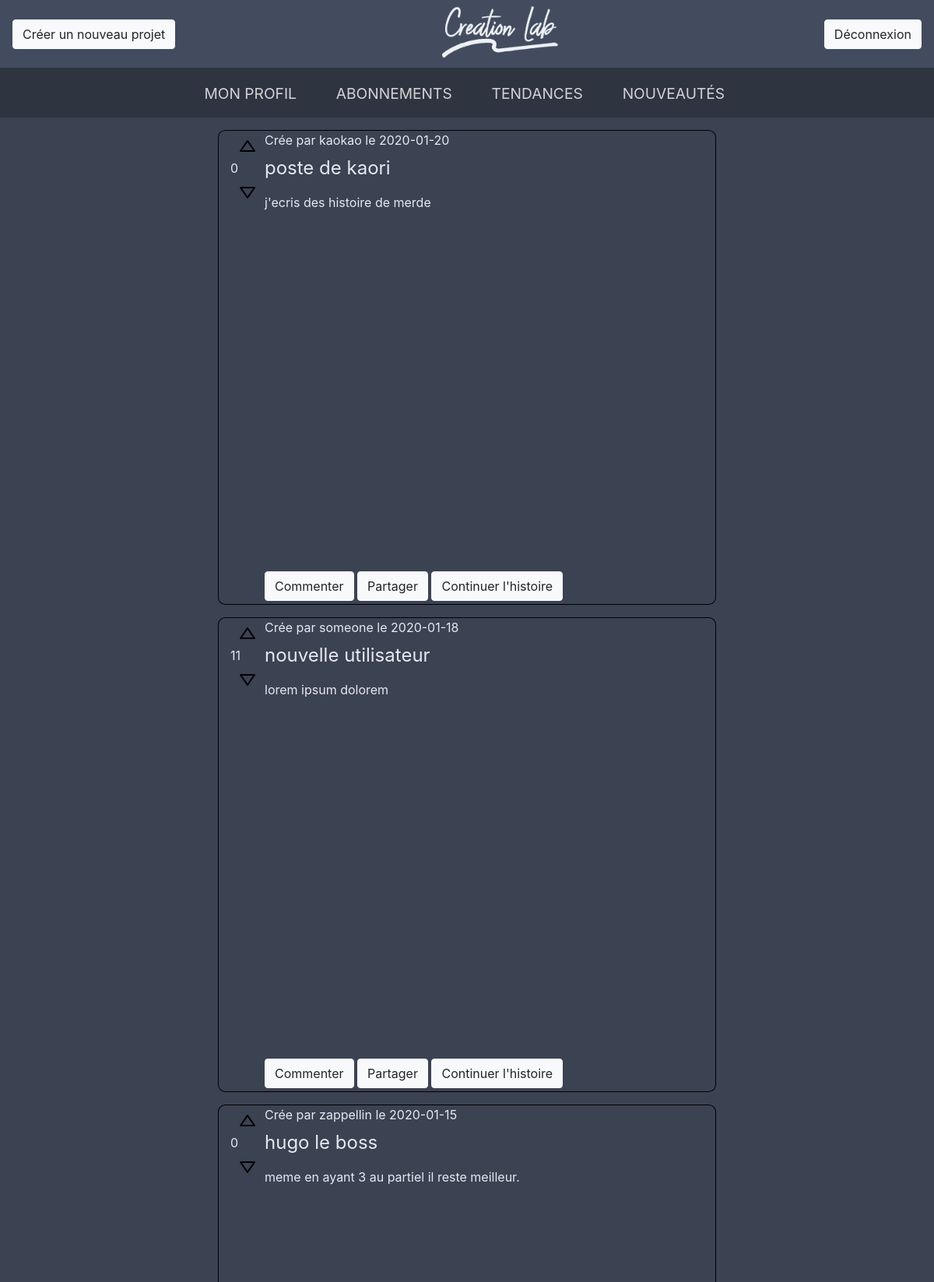
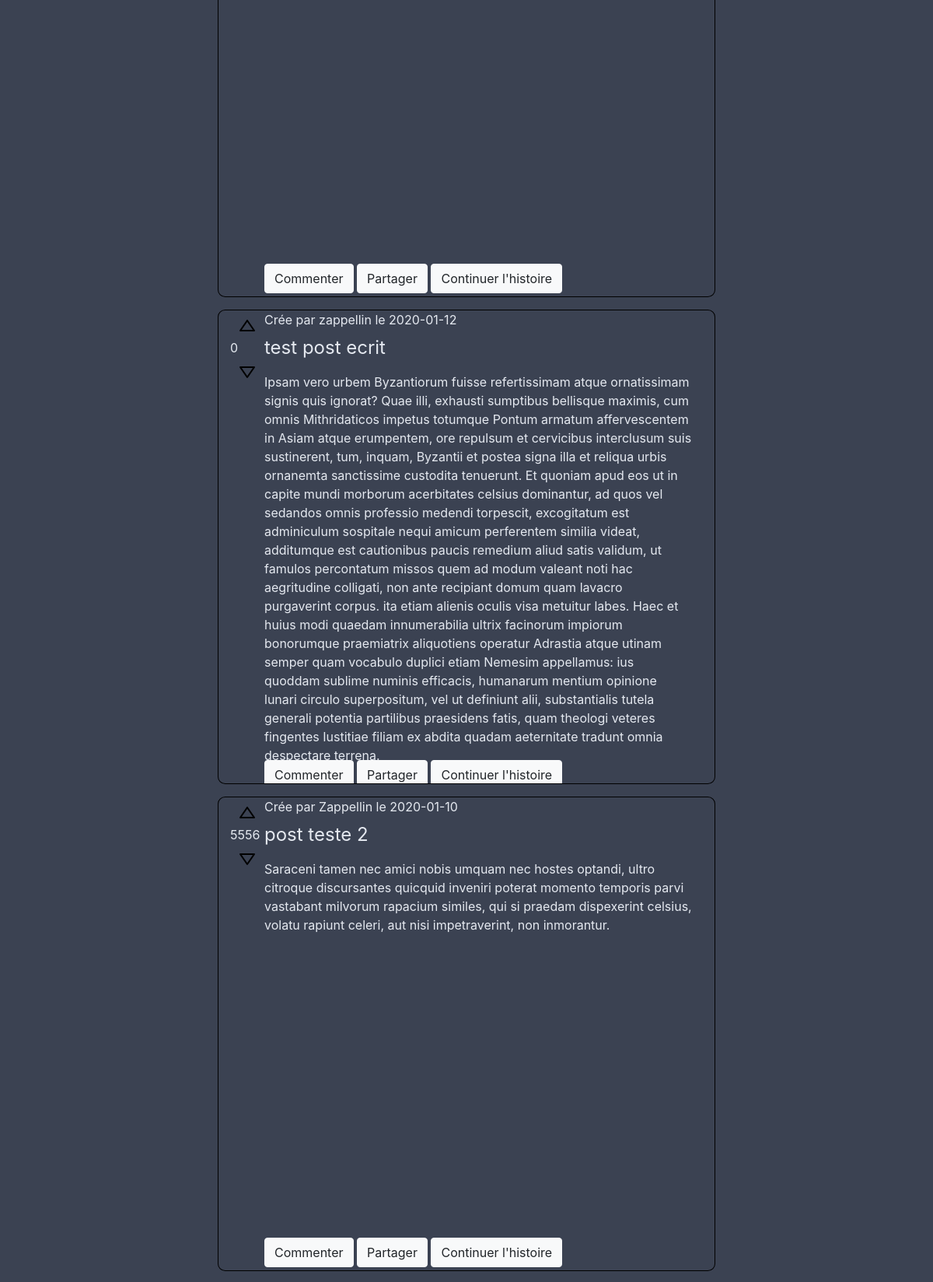
/autre.php (signed in, upper part), run on the app's committed database (2 pictures, top to bottom).
### tables this page shows
CREATE TABLE `post_text` (
  `post_id` int(11) NOT NULL,
  `post_name` varchar(255) DEFAULT NULL,
  `post_desc` text DEFAULT NULL,
  `contenue` longtext DEFAULT NULL,
  `parent_node` int(11) DEFAULT NULL,
  `upvote` int(11) DEFAULT NULL,
  `downvote` int(11) DEFAULT NULL,
  `tag` int(11) DEFAULT NULL,
  `author` varchar(255) NOT NULL,
  `slug` varchar(255) DEFAULT NULL,
  `date_post` date NOT NULL
);

### partials/data_connected.php (the view)
<div class="container row post mt-3 mb-3" style="overflow:hidden;">
    <div class="vote">
	<button type="button" class="btn btn-light"><img src="image/arrow_up.svg" alt="upvote"></button>
	<div class="numberVote"><?php echo ($post[$i]['upvote'] - $post[$i]['downvote']) ?></div>
	<button type="button" class="btn btn-light"><img src="image/arrow_down.svg" alt="downvote"></button>
	</div>
    <div class="corps">
	<div class="info">
	   <?php echo "Crée par " . $post[$i]['author'] . " le " . $post[$i]['date_post']; ?>
	</div>
	<div class="title">
	    <?php echo $post[$i]['post_name'] ?>
	</div>
	<div class="contenue">
	   <?php echo $post[$i]['contenue'] ?>
	</div>
	<div class="interaction">
	    <button type="button" class="btn btn-light">Commenter</button>
	    <button type="button" class="btn btn-light">Partager</button>
	    <button type="button" class="btn btn-light">Continuer l'histoire</button>
	</div>
	</div>
</div>

### autre.php (shortened to what this page needs)
<?php
require 'database/db.php';
?>
<!DOCTYPE html>
<html lang="fr">
<head>
    <link rel="stylesheet" href="css/bootstrap.min.css">
    <link rel="stylesheet" href="css/style.css">
</head>
<body>
<nav class="navbar">
	<span><a href="new_project.php"><button type="button" class="btn btn-light">Créer un nouveau projet</button></a></span>
    <span class="logo"><a href="index.php"><img src="image/Creation_Lab.png" alt="logo_creationLab" width="149"
						height="71"></a></span>
    <span><a href="deco.php"><button type="button" class="btn btn-light">Déconnexion</button></a></span>
</nav>
<?php include 'partials/menu.php';?>
<?php
$get_post = $db->prepare('SELECT * FROM post_text');
$get_post->execute();
$post = $get_post->fetchAll();
?>
<?php
for ($i = count($post) - 1; $i >= 0; $i--) {
   include 'partials/data_connected.php';
}
?>
</body>
</html>

### css/style.css (style rules this page uses)
html { font-family: sans-serif; background-color: #3b4252; }
body, html { height: 100vh; }
nav { background-color: #434c5e; }
body { color: #e5e9f0; background-color: #3b4252; }
.logo { margin-left: auto; margin-right: auto; }
.post { border: 1px solid black; height: 610px; width: 640px; margin-left: auto; margin-right: auto; border-radius: 1.5%; display: flex; }
.vote button { background: transparent; border: transparent; }
.info { height: 30px; width: 550px; }
.title { font-size: 24px; height: 50px; width: 550px; }
.contenue { height: 80%; width: 550px; }

### data on the page
post_text: $post[$i]['upvote']-$post[$i]['downvote'] "0", author "kaokao", date_post "2020-01-20", post_name "poste de kaori", contenue "j'ecris des histoire de merde"
post_text: $post[$i]['upvote'] - $post[$i]['downvote'] "11", author "someone", date_post "2020-01-18", post_name "nouvelle utilisateur", contenue "lorem ipsum dolorem"
post_text: $post[$i]['upvote']-$post[$i]['downvote'] "0", author "zappellin", date_post "2020-01-15", post_name "hugo le boss", contenue "meme en ayant 3 au partiel il reste meilleur."
post_text: $post[$i]['upvote']-$post[$i]['downvote'] "0", author "zappellin", date_post "2020-01-12", post_name "test post ecrit", contenue "Ipsam vero urbem Byzantiorum fuisse refertissimam atque ornatissimam signis quis ignorat? Quae illi, exhausti sumptibus bellisque maximis, cum omnis Mithridaticos impetus totumque Pontum armatum affervescentem in Asiam atque erumpentem, ore repulsum et cervicibus interclusum suis sustinerent, tum, inquam, Byzantii et postea signa illa et reliqua urbis ornanemta sanctissime custodita tenuerunt. Et quoniam apud eos ut in capite mundi morborum acerbitates celsius dominantur, ad quos vel sedandos omnis professio medendi torpescit, excogitatum est adminiculum sospitale nequi amicum perferentem similia videat, additumque est cautionibus paucis remedium aliud satis validum, ut famulos percontatum…"
post_text: $post[$i]['upvote'] - $post[$i]['downvote'] "5556", author "Zappellin", date_post "2020-01-10", post_name "post teste 2", contenue "Saraceni tamen nec amici nobis umquam nec hostes optandi, ultro citroque discursantes quicquid inveniri poterat momento temporis parvi vastabant milvorum rapacium similes, qui si praedam dispexerint celsius, volatu rapiunt celeri, aut nisi impetraverint, non inmorantur."
